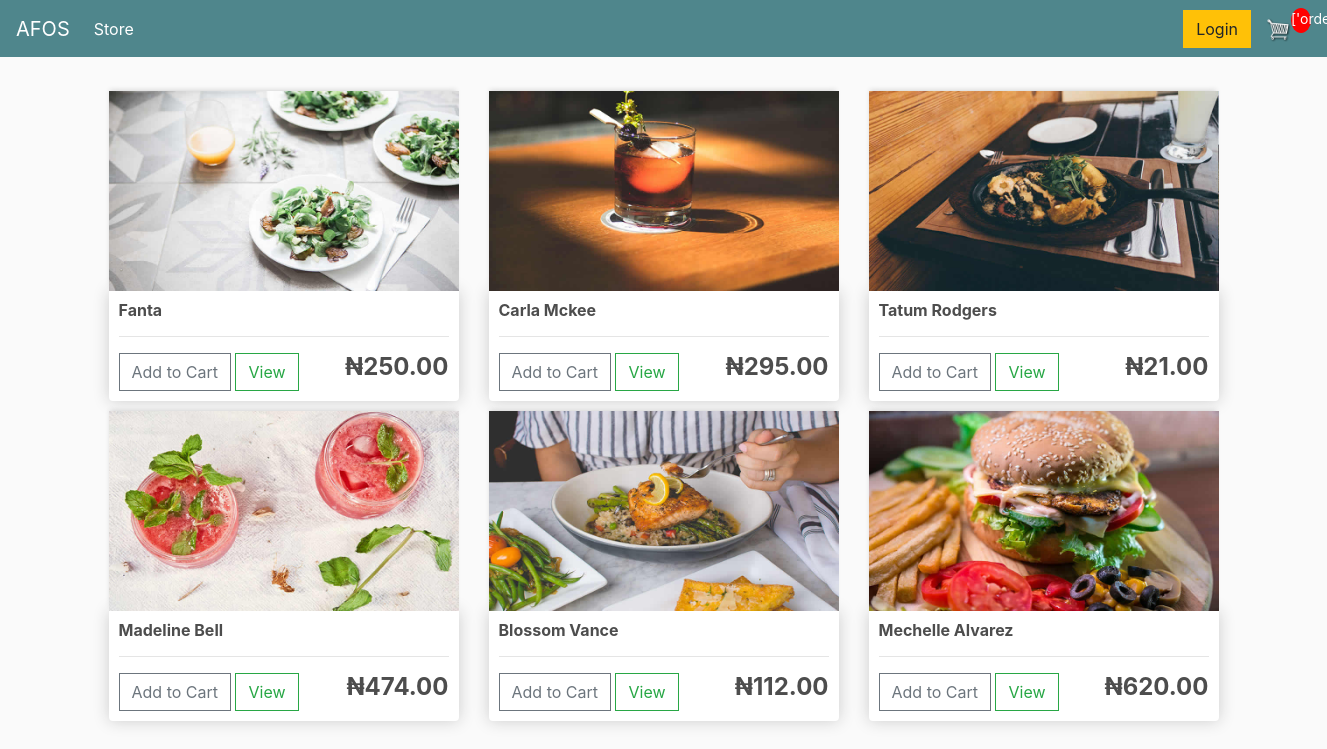
The page / on the database its author committed.
### customer/models.py (models this page shows, shortened)
class Product(models.Model):
    name = models.CharField(max_length=200)
    price = models.FloatField()
    image = models.ImageField(null=True, blank=True)
    @property
    def imageURL(self):
        try:
            url = self.image.url
        except:
            url = ''
        return url

### customer/views.py (the view)
# urls.py: path('', views.store, name="store"),
def store(request):
    if request.user.is_authenticated:
        customer = request.user.customer
        order, created = Order.objects.get_or_create(customer=customer, complete=False)
        items = order.orderitem_set.all()
        cartItems = order.get_cart_items
    else:
        items = []
        order = {'get_cart_total':0, 'get_cart_items':0, 'shipping':False}
        cartItems = ['order.get_cart_items']
    products = Product.objects.all()
    context = {'products':products, 'cartItems':cartItems}
    return render(request, 'customer/store.html', context)

### customer/templates/customer/store.html
{% extends 'customer/main.html' %} {% load static %} {% block content %}
<div class="row">
  {% for product in products %}
  <div class="col-lg-4">
    <img class="thumbnail" src="{{product.imageURL}}">
    <div class="box-element product">
      <h6><strong>{{product.name}}</strong></h6>
      <hr>
      <button data-product={{product.id}} data-action="add" class=" btn btn-outline-secondary add-btn update-cart ">Add to Cart</button>
      <a class="btn btn-outline-success " href="# ">View</a>
      <h4 style="display: inline-block; float: right "><strong>₦{{product.price|floatformat:2}}</strong></h4>
    </div>
  </div>
  {% endfor %}
</div>
{% endblock content %}

### static/css/main.css (style rules this page uses)
body { background-color: hsl(0, 0%, 98%); }
h1, h2, h3, h4, h5, h6 { color: hsl(0, 0%, 30%); }
.box-element { box-shadow: hsl(0, 0%, 80%) 0 0 16px; background-color: #fff; border-radius: 4px; padding: 10px; }
.thumbnail { width: 100%; height: 200px; -webkit-box-shadow: -1px -3px 5px -2px rgba(214, 214, 214, 1); -moz-box-shadow: -1px -3px 5px -2px rgba(214, 214, 214, 1); box-shadow: -1px -3px 5px -2px rgba(214, 214, 214, 1); }
.product { border-radius: 0 0 4px 4px; }
.col-lg-4, .col-lg-6, .col-lg-8, .col-lg-12 { margin-top: 10px; }
.btn { border-radius: 0; }

### rows shown on the page
Product: imageURL (picture), name "Fanta", price "250.00"
Product: imageURL (picture), name "Carla Mckee", price "295.00"
Product: imageURL (picture), name "Tatum Rodgers", price "21.00"
Product: imageURL (picture), name "Madeline Bell", price "474.00"
Product: imageURL (picture), name "Blossom Vance", price "112.00"
Product: imageURL (picture), name "Mechelle Alvarez", price "620.00"
